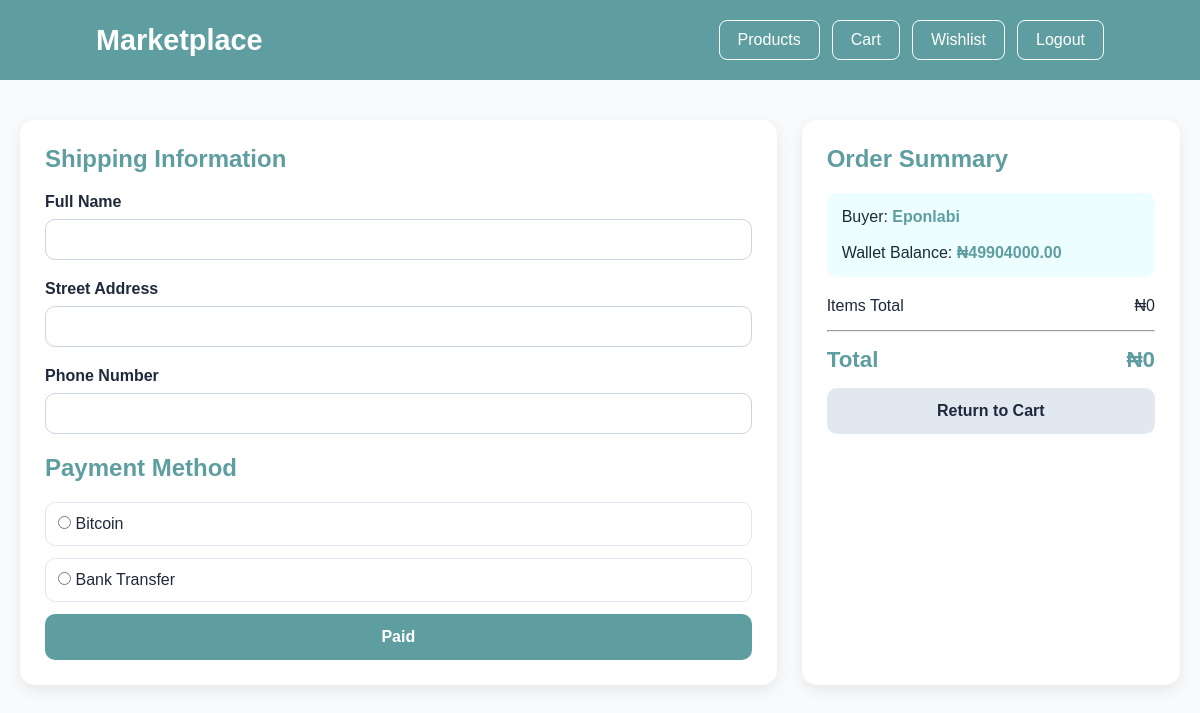
The page /checkout/ (signed in) on the database as committed earlier.
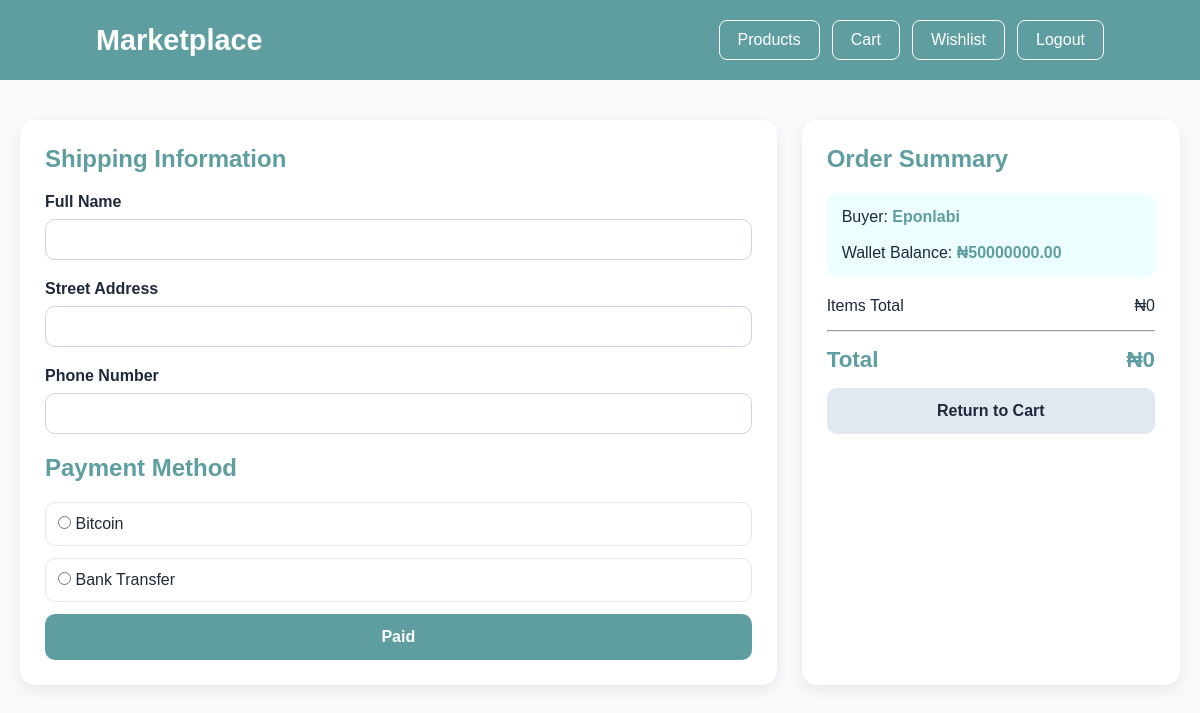
The same page on the database as committed later.
### buyer/models.py (models this page shows, shortened)
class Buyer(models.Model):
    user = models.OneToOneField(User, on_delete=models.CASCADE)
    wallet_balance = models.DecimalField(max_digits=10, decimal_places=2, default=5000000.00)
    profile_picture = models.ImageField(upload_to='buyer_profiles/', blank=True,null=True,)

### buyer/views.py (the view, shortened to what this page needs)
# urls.py: path('checkout/', views.checkout, name='checkout'),
@login_required(login_url='buyersLogin')
def checkout(request):
    buyer = Buyer.objects.get(user=request.user)
    cart = request.session.get('cart', {})
    item_ids = cart.keys()
    items = Item.objects.filter(id__in=item_ids)
    total = 0
    for item in items:
        qty = cart[str(item.id)]['qty']
        total += item.price * qty
    return render(request, 'checkout.html', {'buyer': buyer,'total': total})

### buyer/templates/checkout.html (shortened to what this page needs)
<!DOCTYPE html>
<html lang="en">
<head>
</head>
<body>
<header>
    <div class="logo">Marketplace</div>
    <div class="nav-actions">
        <a href="/buyerDash/" class="nav-btn">Products</a>
        <a href="/cart/" class="nav-btn">Cart</a>
        <a href="/wishlist/" class="nav-btn">Wishlist</a>
        <a href="/buyer/logout/" class="nav-btn">Logout</a>
    </div>
</header>
<div class="container">
    <div class="checkout-grid">
        <div class="card">
            <h2>Shipping Information</h2>
            <form method="POST">
                <div class="form-group">
                    <label>Full Name</label>
                    <input
                        type="text"
                        name="fullname"
                        class="form-control"
                        required
                    >
                </div>
                <div class="form-group">
                    <label>Street Address</label>
                    <input
                        type="text"
                        name="addy"
                        class="form-control"
                        required
                    >
                </div>
                <div class="form-group">
                    <label>Phone Number</label>
                    <input
                        type="tel"
                        name="phone"
                        class="form-control"
                        required
                    >
                </div>
                <h2>Payment Method</h2>
                <div class="payment-option">
                    <input
                        type="radio"
                        name="payment_method"
                        value="Bitcoin"
                        onclick="showPaymentInfo('btc')"
                    >
                    Bitcoin
                </div>
                <div class="payment-option">
                    <input
                        type="radio"
                        name="payment_method"
                        value="Cash Transfer"
                        onclick="showPaymentInfo('cash')"
                    >
                    Bank Transfer
                </div>
                <button type="submit" class="btn btn-primary">
                    Paid
                </button>
            </form>
        </div>
        <div class="card">
            <h2>Order Summary</h2>
            <div class="wallet">
                Buyer:
                <strong>{{ buyer.user.username }}</strong>
                <br><br>
                Wallet Balance:
                <strong>
                    ₦{{ buyer.wallet_balance }}
                </strong>
            </div>
            <div class="summary-row">
                <span>Items Total</span>
                <span>₦{{ total }}</span>
            </div>
            <hr style="margin:15px 0;">
            <div class="summary-row total">
                <span>Total</span>
                <span>₦{{ total }}</span>
            </div>
            <a href="/cart/" class="btn btn-secondary">
                Return to Cart
            </a>
        </div>
    </div>
</div>
</body>
</html>

Rows that differ between the two databases and show on the page:
changed Buyer "Eponlabi": wallet_balance "49904000.00" → "50000000.00"
